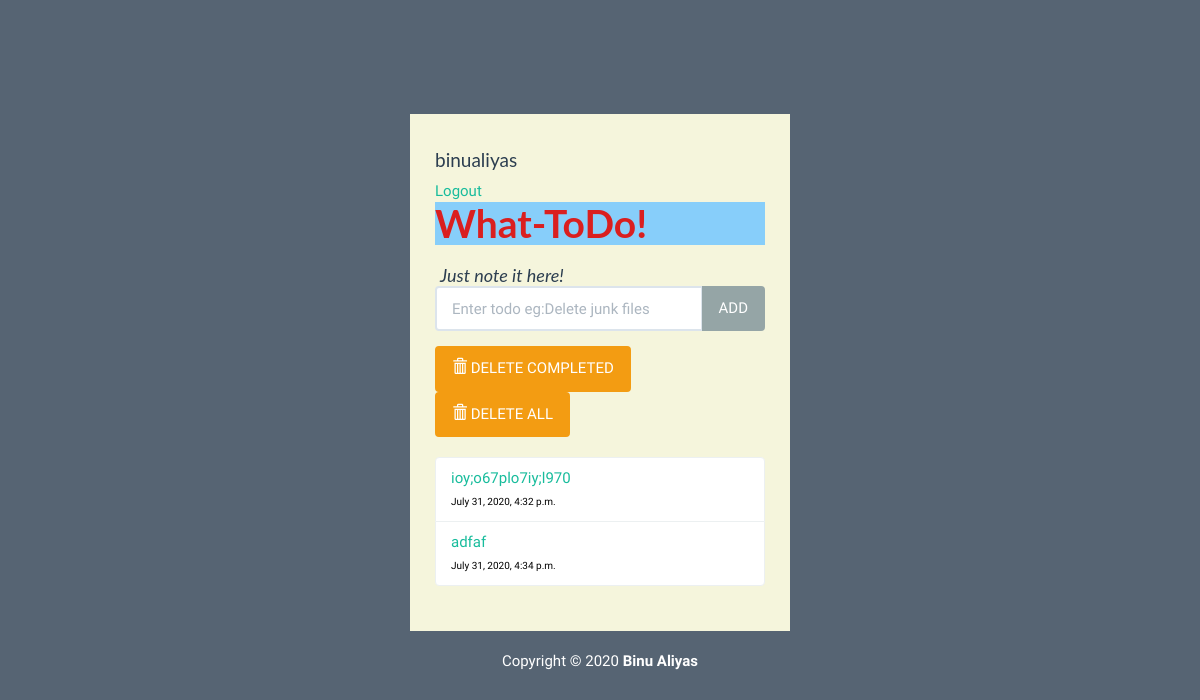
Page /home (signed in) on the earlier database version.
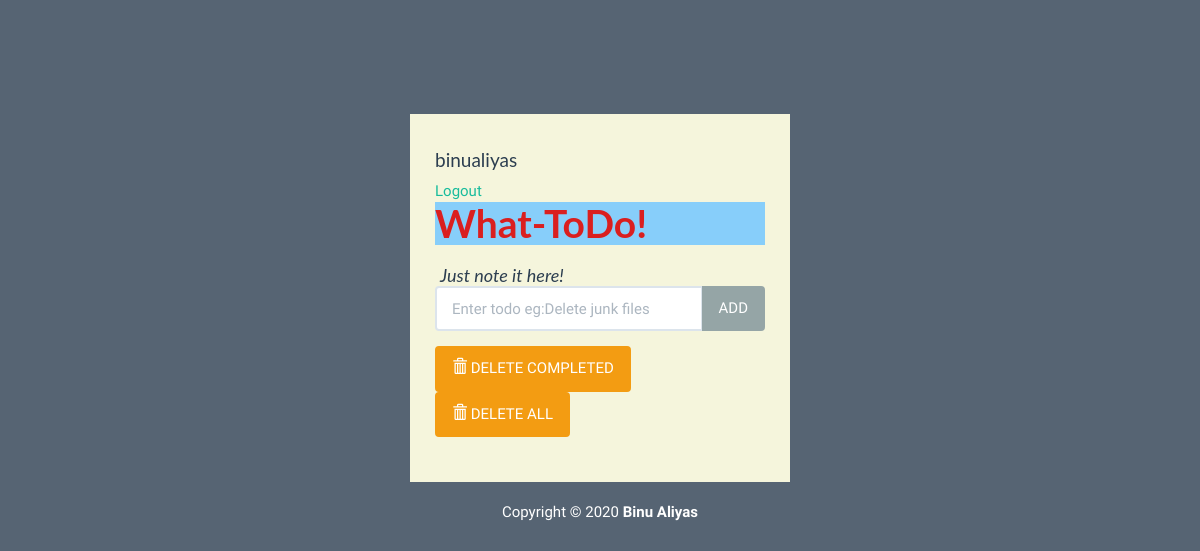
Same page on the later database version.
### ToDoApp/models.py (models this page shows, shortened)
class Todo(models.Model):
    text=models.CharField(max_length=60)
    complete=models.BooleanField(default=False)
    date_added=models.DateTimeField(auto_now_add=True)

### ToDoApp/views.py (the view)
# urls.py: path('home', views.home, name='home'),
@login_required(login_url='/')
def home(request):
    todo_list=Todo.objects.order_by('id')
    form= TodoForm()
    context={'todo_list':todo_list,'form':form}
    return render(request,'ToDoApp/home.html', context)

### ToDoApp/forms.py
class TodoForm(forms.Form):
    text = forms.CharField(max_length=100,
    widget=forms.TextInput(attrs={"class":"form-control", "placeholder":"Enter todo eg:Delete junk files","aria-label":"Todo","aria-describedby":"add-btn"}))

### ToDoApp/templates/ToDoApp/home.html (shortened to what this page needs)
{% extends 'ToDoApp/base.html' %}
{% load static %}
{% block content %}
    <div class="container-fluid" id="wrapper">
        <div class="row ">
            <div class="col-lg-4 col-lg-offset-4" id="content">
                {% if user.is_authenticated %}
                    <h4>{{ user.username }}</h4>
                    <a  href="{% url 'logout' %}">Logout</a>
                {% else %}
                    <a href="{% url 'login' %}" >Login</a>
                    <a href="{% url 'register' %}" style="color: lightslategrey;">Register</a>
                {% endif %}
                <h1 style="margin-top: 0em; color: rgb(218, 31, 31); background-color: lightskyblue; font-weight: bold;">What-ToDo!</h1>
                <h2 style="text-align: left; margin-bottom: 0px; margin-left: 5px;"><span style="font-style: italic;">Just note it here!</span></h2>
                <form action="{% url 'add' %}" method="POST" role="form">
                    <div class="form-group">
                        <div class="input-group">
                            {{ form.text }}
                            <span class="input-group-btn">
                            <button type="submit" class="btn btn-default" id="add-btn">ADD</button>
                            </span>
                        </div>
                    </div>
                </form>
                <div class="row t10">
                    <div class="col-lg-12">
                        <div class="btn-toolbar">
                            <div class="btn-group">
                                <a href="{% url 'delete' %}"><button type="button" class="btn btn-warning">
                                    <i class="glyphicon glyphicon-trash"></i> DELETE COMPLETED
                                </button></a>
                            </div>
                            <div class="btn-group">
                                <a href="{% url 'deleteall' %}"><button type="button" class="btn btn-warning">
                                    <i class="glyphicon glyphicon-trash"></i> DELETE ALL
                                </button></a>
                            </div>
                        </div>
                    </div>
                </div>
                <ul class="list-group t20">
                    {% for todo in todo_list %}
                        {% if todo.complete %}
                        <li class="list-group-item todo-completed" style="text-decoration: line-through crimson" > {{ todo.text }} </li>
                        {% else %}
                        <li class="list-group-item"><a href="{% url 'complete' todo.id %}">{{ todo.text }}</a><br><span style="font-size: x-small;">{{ todo.date_added }}</span> </li>
                        {% endif %}
                    {% endfor %}
                </ul>
            </div>
        </div>
        <footer>
            <div class="row pad">
                <div class="col-lg-12 text-center">
                    Copyright &copy; 2020 <strong>Binu Aliyas</strong>
                </div>
            </div>
        </footer>
    </div>
{% endblock %}

### ToDoApp/templates/ToDoApp/base.html (shortened to what this page needs)
<!DOCTYPE html>
{% load static %}
<html lang="en">
	<head>
		<link rel="stylesheet" href="{% static 'ToDoApp/bs/css/flatly.min.css' %}" />
		<link rel="stylesheet" href="{% static 'ToDoApp/styles.css' %}" />
	</head>
	<body>
		<div class="container">
			{% block content %}
			{% endblock %}
		</div>
	</body>
</html>

### ToDoApp/static/ToDoApp/styles.css (style rules this page uses)
body { background: rgba(44, 62, 80, .8); font-family: 'Oswald', 'Futura', sans-serif; }
#wrapper { margin-top: 10% !important; }
#content { background: beige; padding: 25px; }
#content > h2 { font-size: 18px; text-align: center; padding-top: 0; }
.t10 { margin-top: 10px; }
footer { margin-top: 20px; color: white; }

Differences in the rows shown:
removed Todo: text "ioy;o67plo7iy;l970", date_added "July 31, 2020, 4:32 p.m."
removed Todo: text "adfaf", date_added "July 31, 2020, 4:34 p.m."
